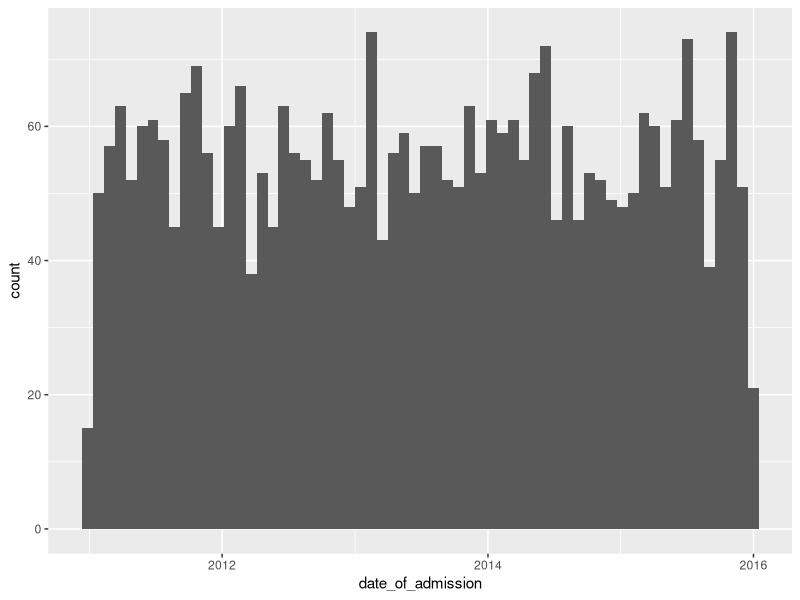
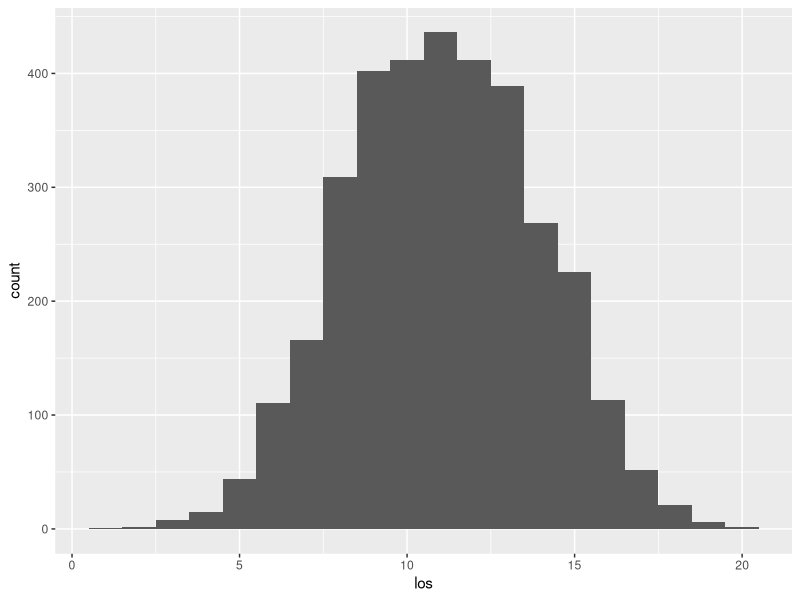
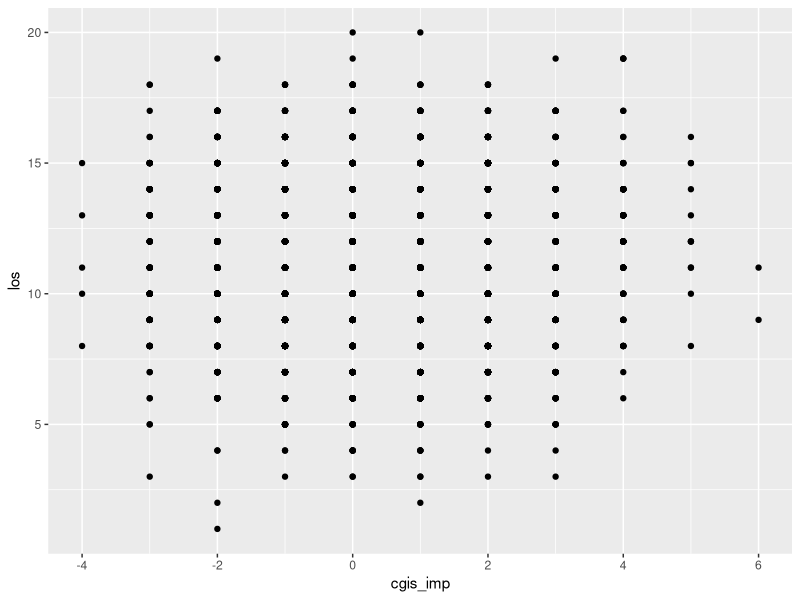

Reproduce these figures in R, in order. (Note: this script raises an error after producing the figures.)
####################################################
# Data Cleaning for clinical_data.csv
####################################################

library(tidyverse)

# Read in clinical data
admissions <- read_csv('./Data/Original/clinical_data.csv')

# First check the class of each of the fields
str(admissions)

# Notes: 
# dates need to be converted
# inconsistency in medical_history_hbp compared to other medical_history_* fields

# Change dates to be date format
admissions <- admissions %>% 
  mutate(date_of_admission = dmy(date_of_admission),
         date_of_discharge = dmy(date_of_discharge))

# check distribution of admissions (counts in 30d groups) for discontinuity
ggplot(admissions,aes(x=date_of_admission))+
  geom_histogram(binwidth = 30)

# no discontinuity observed

# check to see whether all admissions are distinct for an individual patient
# note only need to check those who had multiple admissions
recur_adm_ids <- admissions %>%
  group_by(id)%>%
  summarise(N=n())%>%
  filter(N>1)%>%
  pull(id)

recur_admission <- admissions %>% filter(id %in% recur_adm_ids)%>%
  arrange(id,date_of_admission)

recur_admission$overlap<-0
for(i in 2:nrow(recur_admission)){
  recur_admission$overlap[i]<- ifelse(recur_admission$id[(i-1)]!=recur_admission$id[i],0,
                                      ifelse(recur_admission$date_of_discharge[(i-1)]>recur_admission$date_of_admission[i],1,0))
}

#review those with overlaps:
View(recur_admission[sort(c(which(recur_admission$overlap==1)-1,which(recur_admission$overlap==1))),])

# inconsistent data between entries on med hist and trt
# check for more entries from these patients:

check_ids <- recur_admission[which(recur_admission$overlap==1),]$id
admissions %>% 
  filter(id %in% check_ids)

# all entries are those with overlap. Therefore remove all these entries.
admissions <- admissions %>% 
  filter(!id %in% check_ids)

# create field for length of stay:
admissions <- admissions %>%
  mutate(los = difftime(date_of_discharge,date_of_admission,units = 'days'))

# check distribution of los for sense check
ggplot(admissions,aes(x=los))+
  geom_histogram(binwidth = 1)

# values seem plausible

# Check medical history fields
# Where appropriate, convert medical history fields to be binary (0 = No, 1 = Yes)

# First find all unique values in medical_history_hbp:
admissions %>% pull(medical_history_hbp)%>%unique()

# Note: mixture of text and numeric labelling
# Convert text labelling to numeric:
admissions <- admissions%>%
  mutate(medical_history_hbp = case_when(medical_history_hbp == '0' ~ 0,
                                          medical_history_hbp == '1' ~ 1,
                                          medical_history_hbp == 'No' ~ 0,
                                          medical_history_hbp == 'Yes' ~ 1))

# Now check unique values for each of the medical_history fields
lapply(admissions%>%select(starts_with('medical_history')),unique)

# All appear okay - proceed to treatment columns

# Now check unique values for each of the treatment fields
lapply(admissions%>%select(starts_with('trt')),unique)

# All appear okay - proceed to symptom columns

# Now check unique values for each of the symptom fields
lapply(admissions%>%select(starts_with('symptom_')),unique)

# All appear okay - proceed to check ranges of weight and height columns
admissions%>%pull(weight)%>%summary()
admissions%>%pull(height)%>%summary()

# ranges appear reasonable, now check BMI

# Create BMI variable
admissions <- admissions %>%
  mutate(BMI = weight/((height/100)^2))

# Check range of BMI:
admissions%>%pull(BMI)%>%summary()

# Range seems reasonable
# Note: would usually expect median to be lower in healthy population for region but may be reasonable because of selected population 
# i.e. patients with MDD that were admitted to secondary care 

# Move on to CGI-S fields
# Check values:
lapply(admissions %>% select(starts_with('cgi')), unique)

# All within appropriate range
# Check for monotonicity in change:

# Create new variable for improvement in CGI-S
admissions <- admissions%>%
  mutate(cgis_imp = cgis_adm-cgis_dis)

# Check score change:
admissions %>% pull(cgis_imp) %>% table()

# Note: negative values are concerning but not implausible - patient could be transferred to specialist centre on discharge.

# From  doi: 10.2147/NDT.S358367 :
# Patients with 
#     1. ≥2 points decrease from baseline, or 
#     2. a CGI-S score of ≤3 (mildly depressed to normal),
# were considered responders to prescribing
# based on the cut-off described previously in the literature

# Consider whether length of stay is correlated with change in cgis for sense check:
ggplot(admissions,aes(x=cgis_imp,y=los))+
  geom_point()

# No stand out features observed

# Check gaf score:
admissions %>% pull(gaf_lv) %>% table()

# all within range

# save clean version of data

saveRDS(admissions,'./Data/Derived/admissions_clean.RDS')
